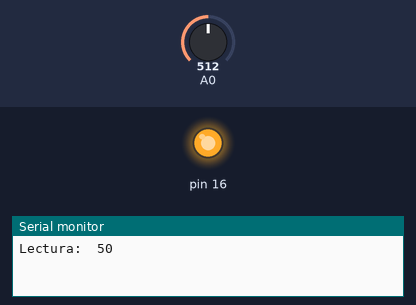
Bench run of a sketch on a simulated Arduino Uno, built with avr-gcc and run on an emulated ATmega328P. On the bench: output pins drawn as LEDs (lit = HIGH), the last lines printed to the serial monitor. The test bench sets the inputs (shaded band); at power-on: A0 = 512.

Above: at 1.2 s.
1.3 s: A0 set to 124
2.8 s: A0 set to 105
At 3.3 s:
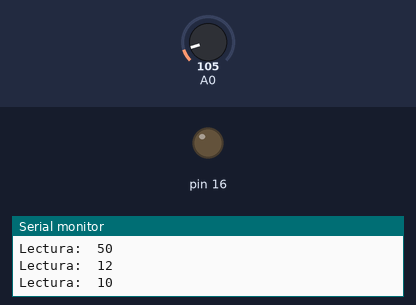
4.3 s: A0 set to 122
At 5.5 s:
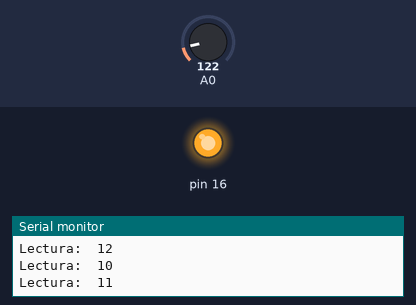
5.8 s: A0 set to 0
At 6.8 s:
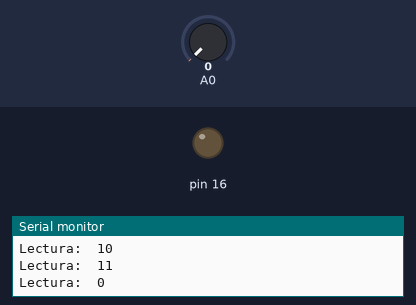
Timing chart, 0 to 8.3 s (numbered marks = the images above; inputs shaded):
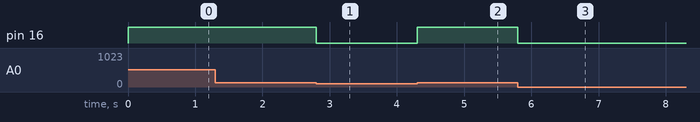

The sketch:

Analog.ino
```cpp
int cache = 0, input = 0;

void setup()
{
    Serial.begin(115200);
    pinMode(16, OUTPUT);
}

void loop()
{
    cache = input;
    input = map(analogRead(A0), 0, 1023, 0, 100);
    if (input > 10)
        digitalWrite(16, HIGH);
    else
        digitalWrite(16, LOW);
    if (input != cache)
        Serial.println("Lectura:\t" + String(input));
}
```

Measured:
- the behaviour switches between 113 and 112 on A0 (found by bisection; images 0 and 1)
- after the input at 2.8 s, pin 16: HIGH → LOW at once
- after the input at 4.3 s, pin 16: LOW → HIGH at once
- after the input at 5.8 s, pin 16: HIGH → LOW at once
